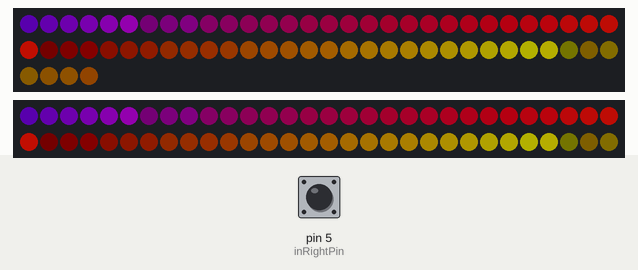
Recording of a sketch running on a simulated Arduino Uno, built with avr-gcc and run on an emulated ATmega328P. Parts: 64 RGB LEDs in strip order, left to right, continuing on the next row, 60 RGB LEDs in strip order, left to right, continuing on the next row. Inputs (shaded band) come from the test bench; at power-on: pin 5 (inRightPin) LOW. Dim RGB values are drawn brighter than linear; what the sketch prints to the serial monitor is not drawn.

Above: at 3.47 s.

The sketch:

581-Project3.ino
```cpp
#include "FastLED.h"  //Library with necessary information


#if defined(FASTLED_VERSION) && (FASTLED_VERSION < 3001000)
#warning "Requires FastLED 3.1 or later; check github for latest code."
#endif

#define DATA_PIN    3
#define LED_TYPE    WS2811
#define COLOR_ORDER GRB
#define NUM_LEDS    64
CRGB leds[NUM_LEDS];

#define BRIGHTNESS          96
#define FRAMES_PER_SECOND  120
int inLeftPin = 3;   // left button input pin
int inRightPin = 5;  // right button input pin
int LeftVal = 0;     // variable for reading left pin status
int RightVal = 0;    // variable for reading right pin status

void setup() {
  delay(3000);
  // tell FastLED about the LED strip configuration
  FastLED.addLeds<LED_TYPE,DATA_PIN,COLOR_ORDER>(leds, NUM_LEDS).setCorrection(TypicalLEDStrip);
  //FastLED.addLeds<LED_TYPE,DATA_PIN,CLK_PIN,COLOR_ORDER>(leds, NUM_LEDS).setCorrection(TypicalLEDStrip);
  // set master brightness control
  FastLED.setBrightness(BRIGHTNESS);

  Serial.begin(9600);
  pinMode(inLeftPin, INPUT);   // declare left button as input
  pinMode(inRightPin, INPUT);  // declare right button as input
  FastLED.addLeds<NEOPIXEL, 1>(leds, 60); //Declare the LEDS
}

void loop() {
  // put your main code here, to run repeatedly:
  LeftVal = digitalRead(inLeftPin);
  Serial.println(LeftVal);
  RightVal = digitalRead(inRightPin);
  Serial.println(RightVal);

  uint8_t gHue = 0; // rotating "base color" used by many of the patterns

  // send the 'leds' array out to the actual LED strip
  FastLED.show();
  // insert a delay to keep the framerate modest
  FastLED.delay(1000/FRAMES_PER_SECOND);
  EVERY_N_MILLISECONDS( 20 ) { gHue++; } // slowly cycle the "base color" through the rainbow


//  if (LeftVal == 0 && RightVal == 0){
//    leds[0] = CRGB::Purple; FastLED.show(); delay(30);
//  }
//
//  if (LeftVal == 1 && RightVal == 0){
//    leds[0] = CRGB::Red; FastLED.show(); delay(30);
//  }
//  if (LeftVal == 0 && RightVal == 1){
//    leds[0] = CRGB::Yellow; FastLED.show(); delay(30);
//  }
//  if (LeftVal == 1 && RightVal == 1){
//    leds[0] = CRGB::Green; FastLED.show(); delay(30);
//  }

  // colored stripes pulsing at a defined Beats-Per-Minute (BPM)
  uint8_t BeatsPerMinute = 62;
  CRGBPalette16 palette = PartyColors_p;
  uint8_t beat = beatsin8( BeatsPerMinute, 64, 255);
  for( int i = 0; i < NUM_LEDS; i++) { //9948
    leds[i] = ColorFromPalette(palette, gHue+(i*2), beat-gHue+(i*10));
  }

}
```
